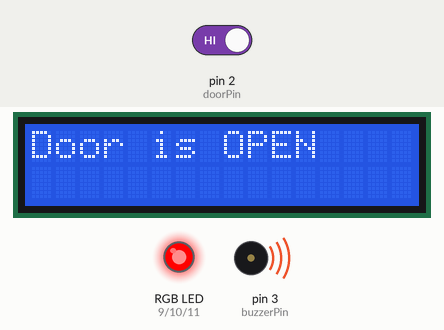
Simulated run of this sketch. Board: Arduino Uno, built with avr-gcc and run on an emulated ATmega328P. On the bench: 16×2 character LCD, an RGB LED mixed from three pins (HIGH = lit), buzzer (waves = sounding). The inputs (shaded band) are chosen by the test bench; at power-on: pin 2 (doorPin) HIGH. What the sketch prints to the serial monitor is not drawn.

Above: at 1.26 s.
1.3 s: pin 2 (doorPin) driven LOW
At 2.5 s:
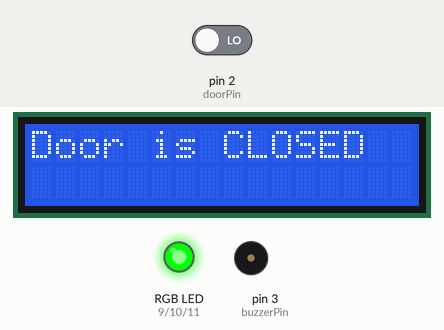
2.8 s: pin 2 (doorPin) driven HIGH
At 3.2 s:
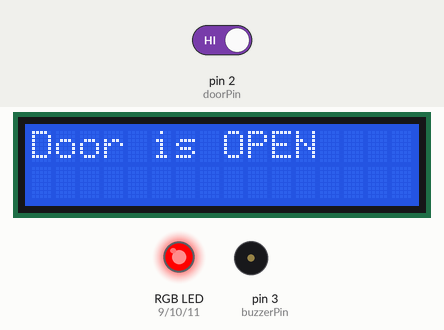
Timing chart, 0 to 12.1 s (numbered marks = the images above; inputs shaded):
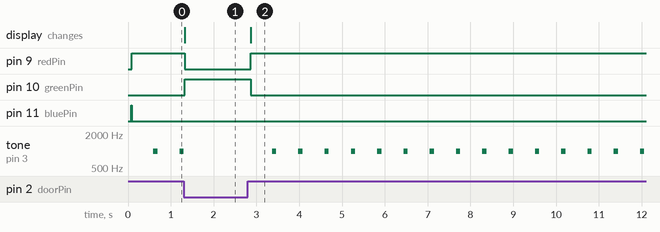

Measured:
- after the input at 1.3 s, pin 9 (redPin): HIGH → LOW at once; pin 10 (greenPin): LOW → HIGH at once; tone on pin 3 (buzzerPin): goes on until 1.3 s, then stays silent; the display: changes at once (image 1)
- after the input at 2.8 s, pin 9 (redPin): LOW → HIGH after 0.07 s; pin 10 (greenPin): HIGH → LOW after 0.07 s; tone on pin 3 (buzzerPin): alternates 1000 Hz for 0.10 s and silent for 0.51 s, starting after 0.57 s; the display: changes after 0.07 s (image 2)

The sketch:

ARUDINO_MODULE_CODE.ino
```cpp
#include <Wire.h>
#include <LiquidCrystal_I2C.h>

// Initialize the LCD object with the I2C address 0x20 (replace with your actual I2C address)
LiquidCrystal_I2C lcd(0x27, 16, 2); // Adjust the columns (16) and rows (2) according to your LCD

const int doorPin = 2;  // Replace 2 with the actual pin number connected to the door sensor
const int buzzerPin = 3;  // Replace 3 with the actual pin number connected to the buzzer

// Define pins for the RGB LED
const int redPin = 9;   // Replace with the pin number connected to the Red channel of the RGB LED
const int greenPin = 10; // Replace with the pin number connected to the Green channel of the RGB LED
const int bluePin = 11;  // Replace with the pin number connected to the Blue channel of the RGB LED

// Replace the below values with the desired beep tone and duration
const unsigned int beepFrequency = 1000;  // In Hz
const unsigned int beepDuration = 100;    // In milliseconds

void setup() {
  // Initialize I2C communication
  Serial.begin(115200);
  pinMode(doorPin, INPUT_PULLUP);
  Wire.begin();

  // Initialize the LCD with the number of columns and rows
  lcd.begin();

  // Your setup code here (if any)

  // Set RGB LED pins as OUTPUT
  pinMode(redPin, OUTPUT);
  pinMode(greenPin, OUTPUT);
  pinMode(bluePin, OUTPUT);

  // Print a welcome message on the LCD
  lcd.print("Hello, I2C LCD!");

  // Set the RGB LED to blue during system startup
  setColor(0, 0, 255);

}

void doorControl() {
  pinMode(doorPin, INPUT_PULLUP);
  pinMode(buzzerPin, OUTPUT);

  bool doorOpen = false;
  bool doorState = digitalRead(doorPin);

  if (doorState == HIGH) {
    doorOpen = true;
    lcd.clear();
    lcd.print("Door is OPEN");   // Display the message on the LCD
    setColor(255, 0, 0);  // Set RGB LED to red when the door is open
     Serial.println("OPEN");
    delay(500);
  } else {
    doorOpen = false;
    lcd.clear();
    lcd.print("Door is CLOSED"); // Display the message on the LCD
    setColor(0, 255, 0);  // Set RGB LED to green when the door is closed
     Serial.println("CLOSED");
    delay(500);
  }

  if (doorOpen) {
    // Make the buzzer beep when the door is opened
    tone(buzzerPin, beepFrequency, beepDuration);
    delay(beepDuration);  // Add a delay to avoid multiple beeps for a single door open event
  }
}

void loop() {
  // Your other code here (if any)

  // Call the doorControl function
  doorControl();

  // More of your other code here (if any)
}

void setColor(int redValue, int greenValue, int blueValue) {
  // Set the intensity of each color channel using analogWrite
  analogWrite(redPin, redValue);
  analogWrite(greenPin, greenValue);
  analogWrite(bluePin, blueValue);
}
```
